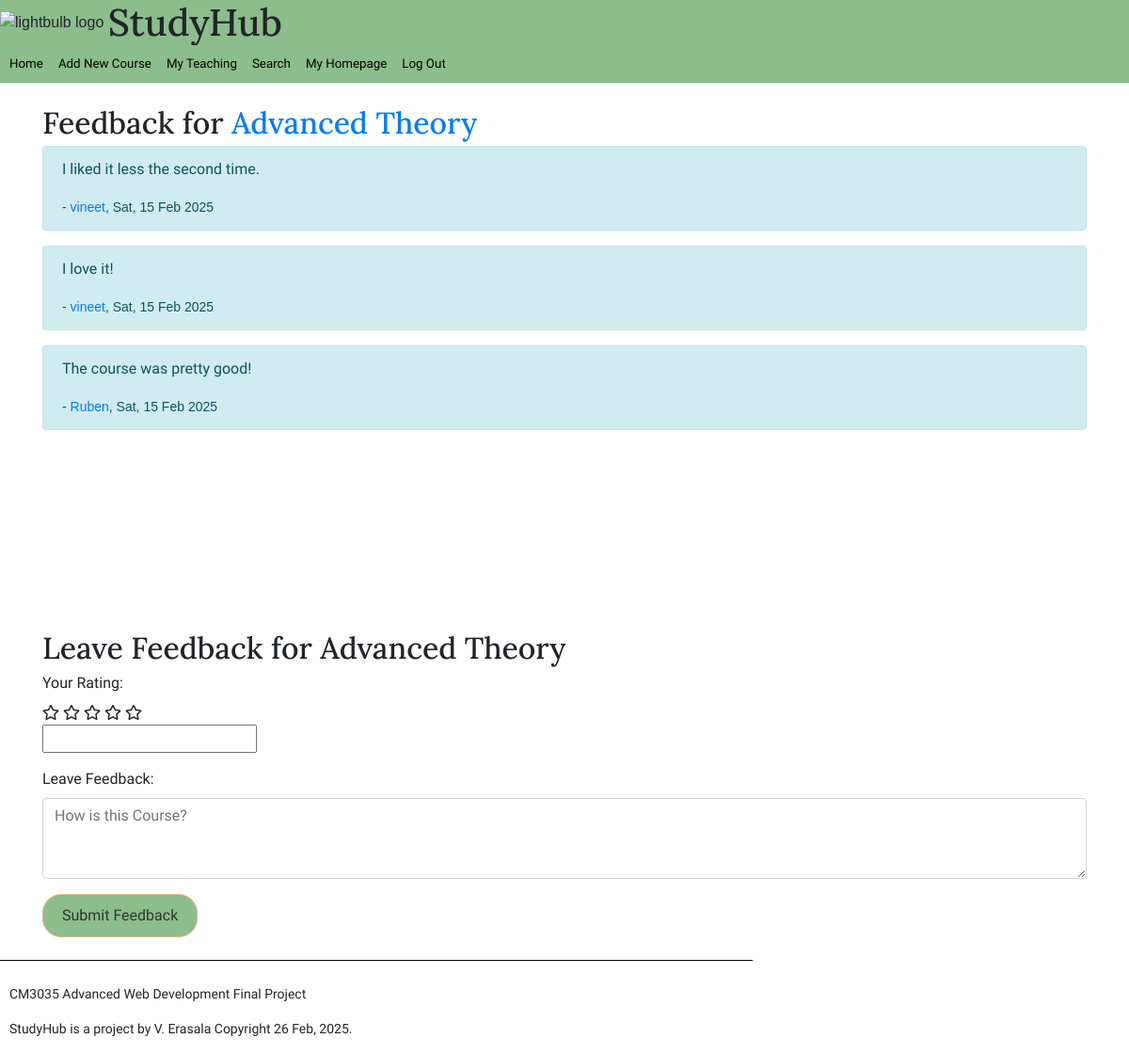
Page /feedback/1/ (signed in) on the earlier database version.
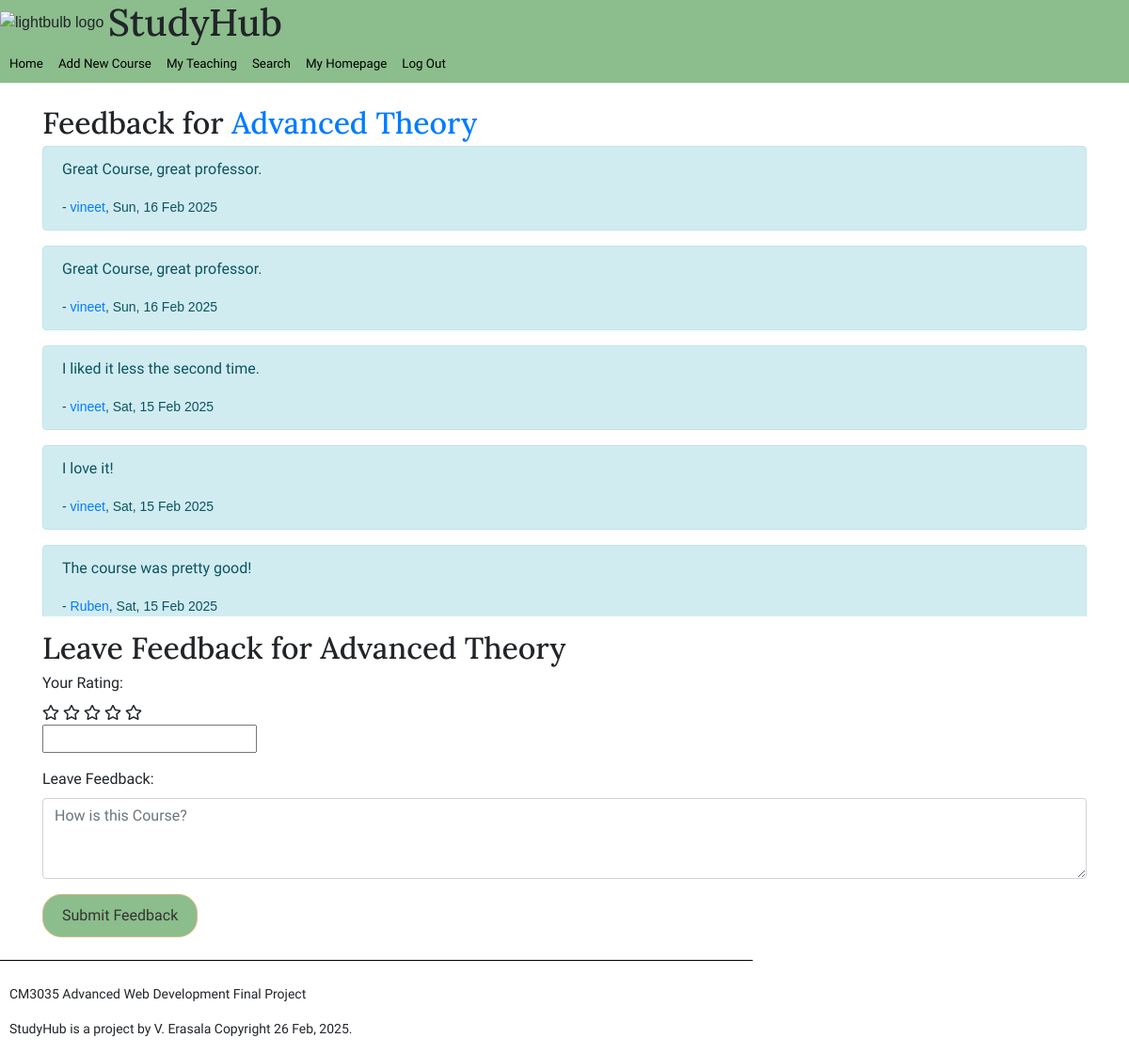
Same page on the later database version.
### study_hub/models.py (models this page shows)
class Feedback(models.Model):
    course = models.ForeignKey(Course, on_delete=models.CASCADE,)
    rating = models.IntegerField(validators=[MinValueValidator(1), MaxValueValidator(5)], null = True)
    student = models.ForeignKey(User, on_delete=models.CASCADE)
    content = models.TextField()
    date_posted = models.DateTimeField(auto_now_add=True)

class User(AbstractUser):
    is_teacher = models.BooleanField(default=False)
    name = models.CharField(max_length = 255)
    photo = models.ImageField(upload_to='profile_photos/', blank=True, null=True)
    groups = models.ManyToManyField(
        Group,
        blank=True,
        related_name="study_hub_user_set",
        related_query_name="user",
    )
    user_permissions = models.ManyToManyField(
        Permission,
        blank=True,
        related_name="study_hub_user_set",
        related_query_name="user",
    )

### study_hub/views.py (the view)
# urls.py: path('feedback/<int:pk>/', views.feedback_view, name='leave_feedback'),
@login_required
def feedback_view(request,pk):
    course = get_object_or_404(Course, pk = pk)
    if request.method == 'POST':
        form = LeaveFeedbackForm(request.POST)
        if form.is_valid():
            feedback = form.save(commit=False)
            feedback.course = course
            feedback.student = request.user
            feedback.save()
            return redirect(feedback_view, pk = course.pk)
    else:
        form = LeaveFeedbackForm()
    prev_feedback = Feedback.objects.filter(course=course).order_by('-date_posted')
    context = {'form':form, 'course':course, 'feedbacks': prev_feedback}
    return render(request, 'study_hub/feedback.html', context)

### study_hub/forms.py
class LeaveFeedbackForm(forms.ModelForm):
    rating = forms.HiddenInput()
    content =  forms.CharField(widget=forms.Textarea(attrs={'class': 'form-control', 'rows': 3, 'placeholder': 'How is this Course?'}), label='Leave Feedback')
    class Meta:
        model = Feedback
        fields = ('rating', 'content')

### study_hub/templatetags/my_tags.py (called while the page is built)
@register.simple_tag
def todays_date():
    return datetime.datetime.now().strftime("%d %b, %Y")

### study_hub/templates/study_hub/feedback.html (shortened to what this page needs)
{% extends "./base.html" %}
{% load bootstrap4 %}
{% block content %}
<div class="container mt-4">
    <h2>Feedback for  <a href="/course/{{course.pk}}">{{ course.title }}</a></h2>
    <div style="height: 500px; overflow-y: scroll;">
        <div style="height: 500px; overflow-y: scroll;">
            {% for feedback in feedbacks %}
            <div class="alert alert-info">
                <p>{{ feedback.content }}</p>
                <small> -  <a href="/user/{{feedback.student}}">{{feedback.student}}</a>, {{ feedback.date_posted|date:"D, d M Y" }}</small>
            </div>
            {% empty %}
            <p>No feedback for this course yet.</p>
            {% endfor %}
        </div>
    </div>
    <div class="mb-4">
        <h2>Leave Feedback for {{ course.title }}</h2>
        <form method="post">
            <div class="form-group">
                <label>Your Rating:</label>
                <div id="star-rating">
                    <i class="far fa-star" data-value="1"></i>
                    <i class="far fa-star" data-value="2"></i>
                    <i class="far fa-star" data-value="3"></i>
                    <i class="far fa-star" data-value="4"></i>
                    <i class="far fa-star" data-value="5"></i>
                </div>
                {{ form.rating }}
            </div>
            <div class="form-group">
                {{ form.content.label_tag }}
                {{ form.content }}
            </div>
            <button type="submit" class="btn btn-primary">Submit Feedback</button>
        </form>
    </div>
</div>
{% endblock %}

Differences in the rows shown:
added Feedback: content "Great Course, great professor.", student "vineet", date_posted "Sun, 16 Feb 2025"
added Feedback: content "Great Course, great professor.", student "vineet", date_posted "Sun, 16 Feb 2025"
